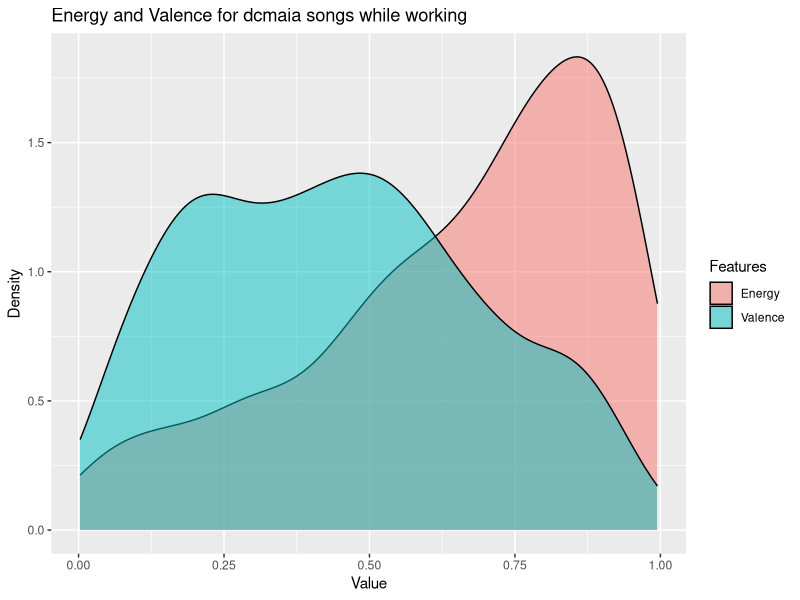

This chart was generated by the following R code:
library(ggplot2)

energy <- data.frame(length = c(0.74, 0.26, 0.609, 0.702, 0.92, 0.9, 0.982, 0.799, 0.628, 0.505, 0.573, 0.89, 0.946, 0.503, 0.948, 0.742, 0.291, 0.81, 0.899, 0.349, 0.366, 0.932, 0.644, 0.571, 0.647, 0.752, 0.532, 0.679, 0.921, 0.417, 0.305, 0.653, 0.79, 0.583, 0.91, 0.641, 0.909, 0.918, 0.888, 0.882, 0.0541, 0.984, 0.925, 0.742, 0.546, 0.42, 0.886, 0.739, 0.815, 0.0716, 0.87, 0.57, 0.77, 0.107, 0.328, 0.637, 0.222, 0.966, 0.683, 0.925, 0.355, 0.782, 0.511, 0.847, 0.961, 0.846, 0.304, 0.92, 0.666, 0.956, 0.361, 0.267, 0.963, 0.602, 0.53, 0.78, 0.709, 0.117, 0.642, 0.524, 0.563, 0.533, 0.0394, 0.204, 0.306, 0.725, 0.443, 0.934, 0.908, 0.39, 0.846, 0.438, 0.673, 0.123, 0.604, 0.283, 0.661, 0.977, 0.959, 0.613, 0.639, 0.75, 0.434, 0.954, 0.523, 0.788, 0.858, 0.578, 0.544, 0.797, 0.865, 0.696, 0.912, 0.902, 0.0274, 0.882, 0.654, 0.586, 0.885, 0.582, 0.87, 0.197, 0.52, 0.127, 0.789, 0.579, 0.723, 0.947, 0.483, 0.865, 0.767, 0.116, 0.827, 0.384, 0.662, 0.798, 0.786, 0.907, 0.884, 0.456, 0.765, 0.442, 0.827, 0.974, 0.726, 0.729, 0.88, 0.794, 0.331, 0.292, 0.936, 0.764, 0.778, 0.794, 0.804, 0.786, 0.711, 0.745, 0.652, 0.443, 0.753, 0.573, 0.849, 0.43, 0.983, 0.794, 0.982, 0.736, 0.651, 0.809, 0.501, 0.94, 0.643, 0.358, 0.446, 0.798, 0.912, 0.938, 0.895, 0.533, 0.822, 0.979, 0.713, 0.303, 0.728, 0.832, 0.729, 0.886, 0.826, 0.613, 0.685, 0.849, 0.884, 0.718, 0.694, 0.823, 0.583, 0.736, 0.778, 0.801, 0.769, 0.874, 0.828, 0.889, 0.55, 0.694, 0.139, 0.52, 0.486, 0.906, 0.979, 0.039, 0.768, 0.953, 0.92, 0.63, 0.621, 0.883, 0.408, 0.0203, 0.325, 0.89, 0.825, 0.119, 0.765, 0.225, 0.457, 0.562, 0.733, 0.531, 0.321, 0.248, 0.743, 0.661, 0.958, 0.452, 0.947, 0.664, 0.799, 0.657, 0.16, 0.445, 0.893, 0.813, 0.474, 0.419, 0.578, 0.938, 0.878, 0.831, 0.0388, 0.816, 0.0256, 0.768, 0.903, 0.674, 0.763, 0.949, 0.872, 0.155, 0.684, 0.957, 0.803, 0.881, 0.464, 0.622, 0.535, 0.984, 0.929, 0.533, 0.873, 0.434, 0.866, 0.935, 0.932, 0.87, 0.617, 0.344, 0.746, 0.00271, 0.0315, 0.242, 0.146, 0.295, 0.413, 0.668, 0.715, 0.628, 0.776, 0.693, 0.69, 0.975, 0.805, 0.802, 0.824, 0.847, 0.288, 0.627, 0.274, 0.704, 0.819, 0.805, 0.632, 0.745, 0.203, 0.567, 0.519, 0.571, 0.844, 0.851, 0.969, 0.379, 0.692, 0.686, 0.931, 0.00341, 0.518, 0.768, 0.507, 0.995, 0.472, 0.577, 0.984, 0.772, 0.904, 0.586, 0.93, 0.756, 0.933, 0.453, 0.843, 0.684, 0.897, 0.0406, 0.543, 0.863, 0.811, 0.529, 0.504, 0.884, 0.762, 0.363, 0.947, 0.222, 0.89, 0.834, 0.928, 0.276, 0.299, 0.555, 0.595, 0.972, 0.861, 0.91, 0.89, 0.787, 0.168, 0.193, 0.764, 0.267, 0.482, 0.885, 0.54, 0.0597, 0.515, 0.887, 0.807, 0.955, 0.879, 0.44, 0.617, 0.752, 0.815, 0.5, 0.947, 0.194, 0.405, 0.943, 0.691, 0.8, 0.617, 0.73, 0.784, 0.225, 0.126, 0.602, 0.557, 0.154, 0.778, 0.957, 0.0777, 0.9, 0.147, 0.692, 0.512, 0.808, 0.93, 0.607, 0.699, 0.846, 0.278, 0.406, 0.804, 0.293, 0.474, 0.903, 0.918, 0.686, 0.775, 0.767, 0.906, 0.477, 0.909, 0.875, 0.16, 0.122, 0.0268, 0.32, 0.982, 0.39, 0.878, 0.707, 0.914, 0.869))
valence <- data.frame(length = c(0.214, 0.468, 0.17, 0.534, 0.61, 0.884, 0.699, 0.892, 0.703, 0.583, 0.516, 0.195, 0.547, 0.435, 0.369, 0.551, 0.692, 0.469, 0.797, 0.206, 0.173, 0.387, 0.26, 0.349, 0.682, 0.432, 0.363, 0.666, 0.541, 0.112, 0.499, 0.258, 0.185, 0.965, 0.357, 0.638, 0.452, 0.811, 0.561, 0.826, 0.0583, 0.241, 0.809, 0.21, 0.0992, 0.565, 0.608, 0.719, 0.545, 0.109, 0.592, 0.858, 0.643, 0.0615, 0.211, 0.333, 0.55, 0.732, 0.209, 0.788, 0.648, 0.477, 0.334, 0.463, 0.502, 0.33, 0.299, 0.268, 0.745, 0.58, 0.0714, 0.377, 0.423, 0.318, 0.416, 0.734, 0.196, 0.0379, 0.678, 0.635, 0.35, 0.575, 0.224, 0.196, 0.212, 0.62, 0.139, 0.712, 0.968, 0.202, 0.706, 0.0337, 0.635, 0.144, 0.712, 0.118, 0.397, 0.751, 0.469, 0.902, 0.351, 0.875, 0.63, 0.319, 0.312, 0.262, 0.574, 0.416, 0.406, 0.306, 0.725, 0.634, 0.517, 0.415, 0.157, 0.365, 0.585, 0.473, 0.499, 0.245, 0.183, 0.139, 0.678, 0.536, 0.703, 0.21, 0.294, 0.902, 0.34, 0.962, 0.506, 0.113, 0.322, 0.235, 0.377, 0.556, 0.591, 0.129, 0.615, 0.0735, 0.322, 0.21, 0.605, 0.452, 0.479, 0.491, 0.4, 0.179, 0.0625, 0.243, 0.218, 0.404, 0.54, 0.447, 0.563, 0.39, 0.479, 0.393, 0.933, 0.62, 0.494, 0.314, 0.762, 0.485, 0.362, 0.877, 0.43, 0.344, 0.957, 0.486, 0.322, 0.842, 0.0847, 0.263, 0.867, 0.788, 0.15, 0.425, 0.61, 0.461, 0.809, 0.523, 0.147, 0.144, 0.624, 0.394, 0.174, 0.791, 0.755, 0.129, 0.488, 0.91, 0.847, 0.889, 0.312, 0.391, 0.338, 0.409, 0.631, 0.779, 0.456, 0.958, 0.931, 0.594, 0.103, 0.255, 0.286, 0.0824, 0.348, 0.243, 0.434, 0.216, 0.362, 0.528, 0.424, 0.363, 0.521, 0.796, 0.369, 0.0453, 0.32, 0.454, 0.694, 0.383, 0.483, 0.266, 0.283, 0.441, 0.497, 0.632, 0.307, 0.166, 0.515, 0.279, 0.589, 0.0971, 0.386, 0.208, 0.45, 0.255, 0.46, 0.584, 0.571, 0.518, 0.484, 0.535, 0.407, 0.765, 0.445, 0.191, 0.16, 0.283, 0.297, 0.665, 0.295, 0.282, 0.748, 0.375, 0.854, 0.256, 0.696, 0.53, 0.618, 0.366, 0.15, 0.225, 0.294, 0.504, 0.161, 0.613, 0.907, 0.0395, 0.397, 0.239, 0.696, 0.281, 0.465, 0.24, 0.506, 0.104, 0.134, 0.275, 0.359, 0.349, 0.228, 0.255, 0.587, 0.671, 0.524, 0.846, 0.576, 0.771, 0.194, 0.518, 0.606, 0.888, 0.039, 0.432, 0.117, 0.35, 0.587, 0.835, 0.741, 0.53, 0.534, 0.31, 0.157, 0.839, 0.672, 0.239, 0.534, 0.198, 0.93, 0.38, 0.598, 0.103, 0.52, 0.452, 0.0556, 0.254, 0.7, 0.737, 0.88, 0.599, 0.313, 0.324, 0.787, 0.913, 0.713, 0.153, 0.441, 0.528, 0.654, 0.145, 0.726, 0.0423, 0.662, 0.71, 0.314, 0.854, 0.222, 0.0767, 0.0386, 0.207, 0.556, 0.44, 0.608, 0.0713, 0.832, 0.533, 0.49, 0.684, 0.233, 0.684, 0.532, 0.85, 0.158, 0.3, 0.16, 0.17, 0.11, 0.3, 0.437, 0.0536, 0.393, 0.856, 0.544, 0.596, 0.63, 0.48, 0.378, 0.819, 0.219, 0.719, 0.424, 0.121, 0.231, 0.859, 0.592, 0.204, 0.59, 0.786, 0.41, 0.0399, 0.244, 0.378, 0.475, 0.0428, 0.15, 0.487, 0.0708, 0.0925, 0.166, 0.85, 0.51, 0.185, 0.828, 0.628, 0.149, 0.406, 0.0619, 0.18, 0.553, 0.252, 0.809, 0.519, 0.195, 0.841, 0.687, 0.705, 0.876, 0.456, 0.886, 0.469, 0.137, 0.0394, 0.171, 0.0298, 0.0987, 0.0733, 0.219, 0.228, 0.418, 0.572))

#Now, combine your two dataframes into one.  First make a new column in each.
energy$Features <- 'Energy'
valence$Features <- 'Valence'

#and combine into your new data frame vegLengths
featLengths <- rbind(energy, valence)

#now make your lovely plot
ggplot(featLengths, aes(length, fill = Features)) + xlab("Value") +
  ylab("Density") +
  ggtitle("Energy and Valence for dcmaia songs while working") + geom_density(alpha = 0.5)